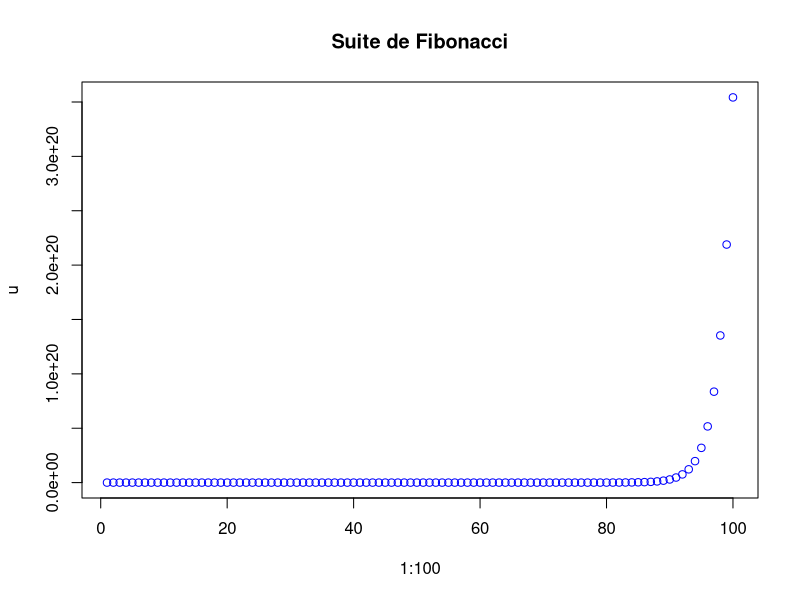
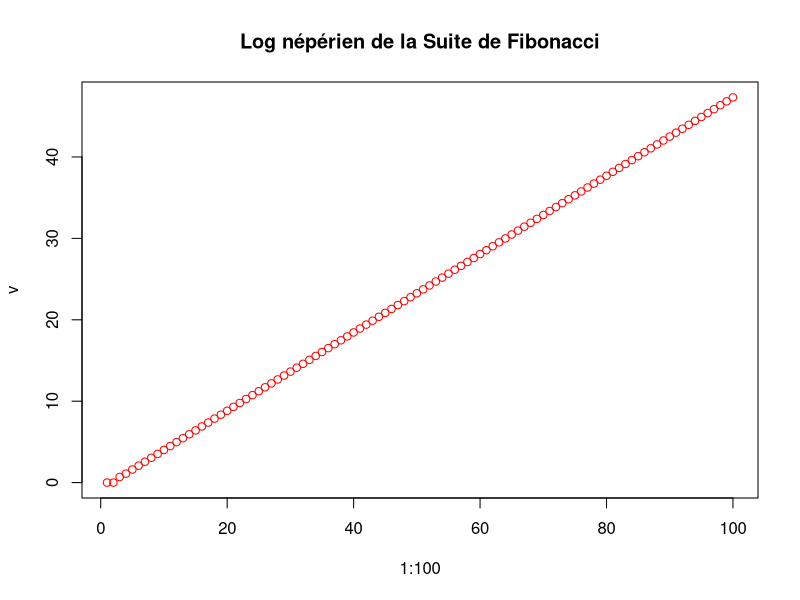

Here is the R script that generated these plots, in order:
# Exercice 1.6 — Fibonnacci (script et boucle sous R) On souhaite calculer avec R les
# 100 premiers termes de la suite de Fibbonacci u n+2 = u n+1 + u n .
#créeer un vecteur u de taille 100 ne contenant que de 1
u <- rep(1, 100)
#En utilisant la boucle for, assigner a un+2 la valeur u n+1 + u n .
for(i in 1:(length(u)-2)){u[i+2]<-u[i+1] + u[i]}
#En utilisant la commande plot repr ́esenter la suite (u n ) sur un graphique.
plot(1:100,u,main="Suite de Fibonacci", xlabel="valeurs de 1 à 100", col="blue",)
#Représenter également la fonction v = ln(un) sur un graphique
v = log(u, base=exp(1))
plot(1:100, v, main = "Log népérien de la Suite de Fibonacci", xlabel="valeurs de 1 à 100", col="red")
